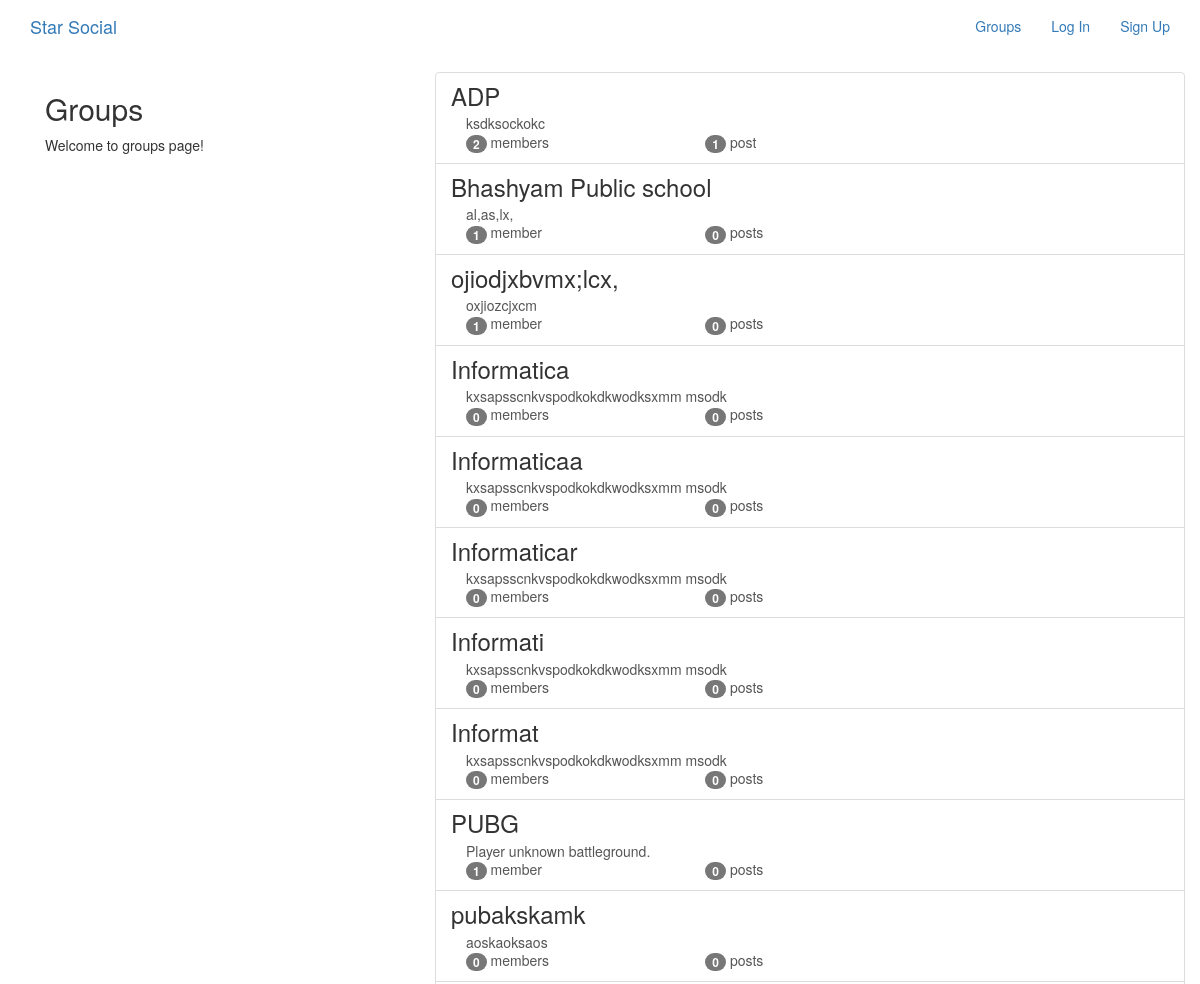
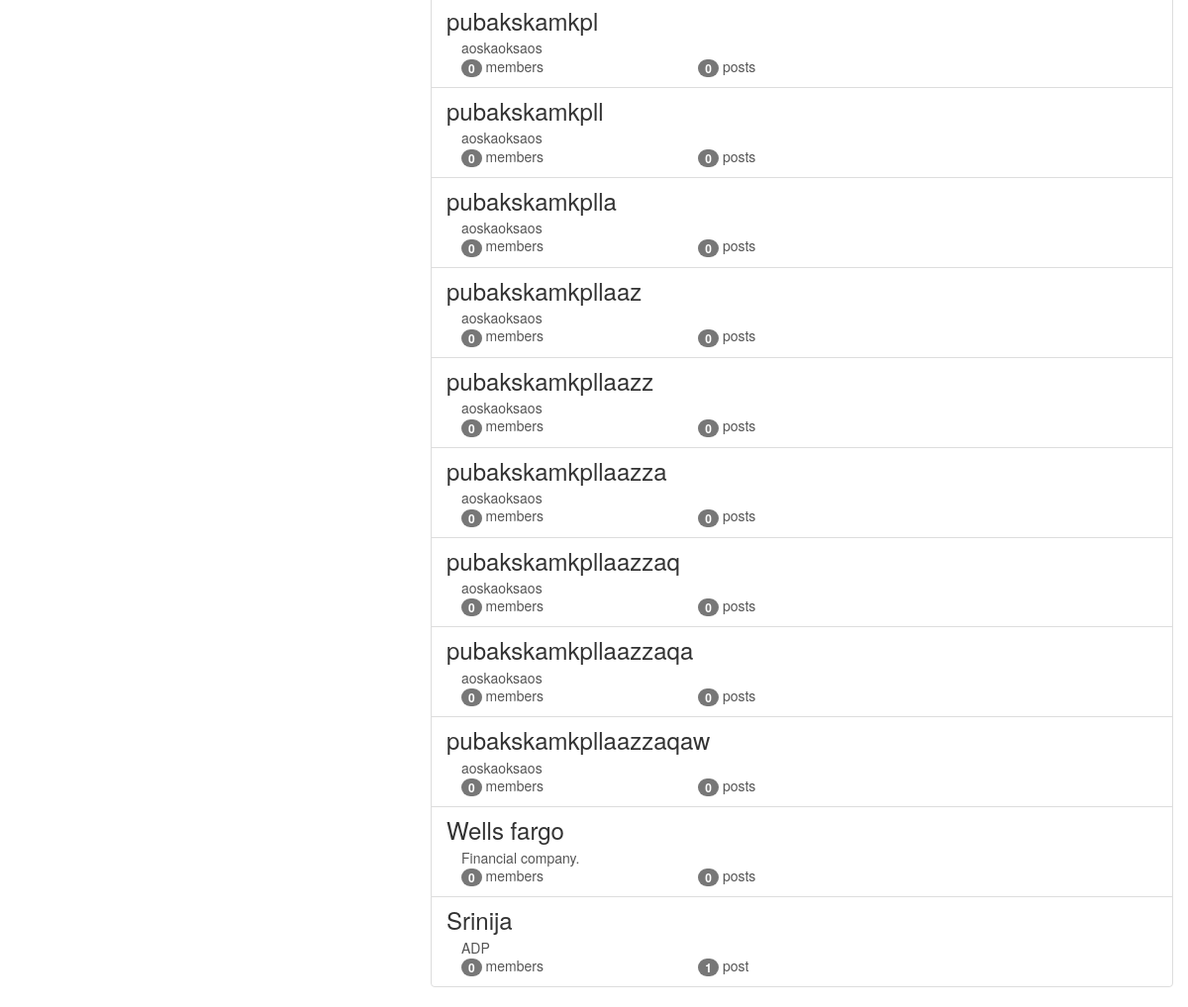
The app's page /groups/ with its own data (2 pictures, top to bottom).
### groups/models.py (models this page shows, shortened)
class Group(models.Model):
    name=models.CharField(max_length=255,unique=True)
    slug=models.SlugField(allow_unicode=True,unique=True)
    description=models.TextField(blank=True,default='')
    description_html=models.TextField(editable=False,default='',blank=True)
    members=models.ManyToManyField(User,through='GroupMember')

### groups/views.py (the view)
class ListGroups(generic.ListView):
    model = Group

### groups/templates/groups/group_list.html (shortened to what this page needs)
{% extends 'groups/group_base.html' %}
{% block pregroup %}
<div class="col-md-4">
  <div class="content">
      <h2>Groups</h2>
      <p>Welcome to groups page!</p>
  </div>
</div>
{% endblock %}
{% block group_content %}
<div class="col-md-8">
  <div class="list-group">
    {% for group in object_list %}
    <a href="{% url 'groups:single' slug=group.slug %}" class='list-group-item'>
      <h3 class='title list-group-item-heading'>{{group.name}}</h3>
      <div class="list-group-item-text container-fluid">
        {{group.description_html|safe}}
        <div class="row">
          <div class="col-md-4">
            <span class='badge'>{{group.members.count}}</span>
            member{{group.members.count|pluralize}}
          </div>
          <div class="col-md-4">
            <span class='badge'>{{group.posts.count}}</span>
            post{{group.posts.count|pluralize}}
          </div>
        </div>
      </div>
    </a>
    {% endfor %}
  </div>
</div>
{% endblock %}

### records on screen
Group: name "ADP", description_html "ksdksockokc", members.count "2", posts.count "1"
Group: name "Bhashyam Public school", description_html "al,as,lx,", members.count "1", posts.count "0"
Group: name "ojiodjxbvmx;lcx,", description_html "oxjiozcjxcm", members.count "1", posts.count "0"
Group: name "Informatica", description_html "kxsapsscnkvspodkokdkwodksxmm msodk", members.count "0", posts.count "0"
Group: name "Informaticaa", description_html "kxsapsscnkvspodkokdkwodksxmm msodk", members.count "0", posts.count "0"
Group: name "Informaticar", description_html "kxsapsscnkvspodkokdkwodksxmm msodk", members.count "0", posts.count "0"
Group: name "Informati", description_html "kxsapsscnkvspodkokdkwodksxmm msodk", members.count "0", posts.count "0"
Group: name "Informat", description_html "kxsapsscnkvspodkokdkwodksxmm msodk", members.count "0", posts.count "0"
Group: name "PUBG", description_html "Player unknown battleground.", members.count "1", posts.count "0"
Group: name "pubakskamk", description_html "aoskaoksaos", members.count "0", posts.count "0"
Group: name "pubakskamkpl", description_html "aoskaoksaos", members.count "0", posts.count "0"
Group: name "pubakskamkpll", description_html "aoskaoksaos", members.count "0", posts.count "0"
Group: name "pubakskamkplla", description_html "aoskaoksaos", members.count "0", posts.count "0"
Group: name "pubakskamkpllaaz", description_html "aoskaoksaos", members.count "0", posts.count "0"
Group: name "pubakskamkpllaazz", description_html "aoskaoksaos", members.count "0", posts.count "0"
Group: name "pubakskamkpllaazza", description_html "aoskaoksaos", members.count "0", posts.count "0"
Group: name "pubakskamkpllaazzaq", description_html "aoskaoksaos", members.count "0", posts.count "0"
Group: name "pubakskamkpllaazzaqa", description_html "aoskaoksaos", members.count "0", posts.count "0"
Group: name "pubakskamkpllaazzaqaw", description_html "aoskaoksaos", members.count "0", posts.count "0"
Group: name "Wells fargo", description_html "Financial company.", members.count "0", posts.count "0"
Group: name "Srinija", description_html "ADP", members.count "0", posts.count "1"
